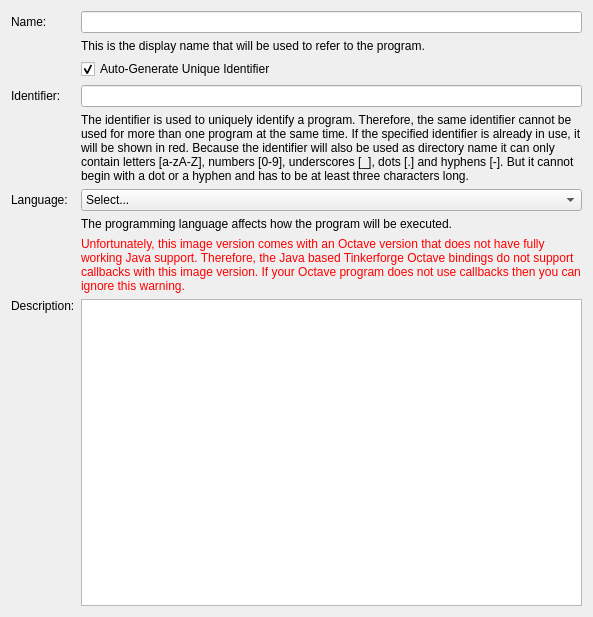
<?xml version="1.0" encoding="UTF-8"?>
<ui version="4.0">
 <class>VisionPageGeneral</class>
 <widget class="QWidget" name="VisionPageGeneral">
  <property name="geometry">
   <rect>
    <x>0</x>
    <y>0</y>
    <width>593</width>
    <height>617</height>
   </rect>
  </property>
  <property name="windowTitle">
   <string>Form</string>
  </property>
  <layout class="QVBoxLayout" name="verticalLayout">
   <item>
    <layout class="QGridLayout" name="gridLayout">
     <item row="5" column="0">
      <widget class="QLabel" name="label_language">
       <property name="text">
        <string>Language:</string>
       </property>
       <property name="buddy">
        <cstring>combo_language</cstring>
       </property>
      </widget>
     </item>
     <item row="5" column="1">
      <widget class="QComboBox" name="combo_language">
       <property name="sizePolicy">
        <sizepolicy hsizetype="Preferred" vsizetype="Fixed">
         <horstretch>1</horstretch>
         <verstretch>0</verstretch>
        </sizepolicy>
       </property>
       <item>
        <property name="text">
         <string>Select...</string>
        </property>
       </item>
       <item>
        <property name="text">
         <string>C/C++</string>
        </property>
       </item>
       <item>
        <property name="text">
         <string>C#</string>
        </property>
       </item>
       <item>
        <property name="text">
         <string>Delphi/Lazarus</string>
        </property>
       </item>
       <item>
        <property name="text">
         <string>Java</string>
        </property>
       </item>
       <item>
        <property name="text">
         <string>JavaScript (Browser/Node.js)</string>
        </property>
       </item>
       <item>
        <property name="text">
         <string>Octave</string>
        </property>
       </item>
       <item>
        <property name="text">
         <string>Perl</string>
        </property>
       </item>
       <item>
        <property name="text">
         <string>PHP</string>
        </property>
       </item>
       <item>
        <property name="text">
         <string>Python</string>
        </property>
       </item>
       <item>
        <property name="text">
         <string>Ruby</string>
        </property>
       </item>
       <item>
        <property name="text">
         <string>Shell</string>
        </property>
       </item>
       <item>
        <property name="text">
         <string>Visual Basic .NET</string>
        </property>
       </item>
      </widget>
     </item>
     <item row="3" column="0">
      <widget class="QLabel" name="label_identifier">
       <property name="text">
        <string>Identifier:</string>
       </property>
       <property name="buddy">
        <cstring>edit_identifier</cstring>
       </property>
      </widget>
     </item>
     <item row="3" column="1">
      <widget class="QLineEdit" name="edit_identifier">
       <property name="maxLength">
        <number>256</number>
       </property>
      </widget>
     </item>
     <item row="4" column="1">
      <widget class="QLabel" name="label_identifier_help">
       <property name="text">
        <string>The identifier is used to uniquely identify a program. Therefore, the same identifier cannot be used for more than one program at the same time. If the specified identifier is already in use, it will be shown in red. Because the identifier will also be used as directory name it can only contain letters [a-zA-Z], numbers [0-9], underscores [_], dots [.] and hyphens [-]. But it cannot begin with a dot or a hyphen and has to be at least three characters long.</string>
       </property>
       <property name="alignment">
        <set>Qt::AlignLeading|Qt::AlignLeft|Qt::AlignTop</set>
       </property>
       <property name="wordWrap">
        <bool>true</bool>
       </property>
      </widget>
     </item>
     <item row="6" column="1">
      <widget class="QLabel" name="label_language_help">
       <property name="text">
        <string>The programming language affects how the program will be executed.</string>
       </property>
       <property name="alignment">
        <set>Qt::AlignLeading|Qt::AlignLeft|Qt::AlignTop</set>
       </property>
       <property name="wordWrap">
        <bool>true</bool>
       </property>
      </widget>
     </item>
     <item row="0" column="0">
      <widget class="QLabel" name="label_name">
       <property name="text">
        <string>Name:</string>
       </property>
       <property name="buddy">
        <cstring>edit_name</cstring>
       </property>
      </widget>
     </item>
     <item row="0" column="1">
      <widget class="QLineEdit" name="edit_name">
       <property name="maxLength">
        <number>256</number>
       </property>
      </widget>
     </item>
     <item row="2" column="1">
      <widget class="QCheckBox" name="check_auto_generate">
       <property name="text">
        <string>Auto-Generate Unique Identifier</string>
       </property>
       <property name="checked">
        <bool>true</bool>
       </property>
      </widget>
     </item>
     <item row="1" column="1">
      <widget class="QLabel" name="label_6">
       <property name="text">
        <string>This is the display name that will be used to refer to the program.</string>
       </property>
       <property name="alignment">
        <set>Qt::AlignLeading|Qt::AlignLeft|Qt::AlignTop</set>
       </property>
       <property name="wordWrap">
        <bool>true</bool>
       </property>
      </widget>
     </item>
     <item row="8" column="1">
      <widget class="QPlainTextEdit" name="text_description"/>
     </item>
     <item row="8" column="0">
      <widget class="QLabel" name="label_description">
       <property name="text">
        <string>Description:</string>
       </property>
       <property name="alignment">
        <set>Qt::AlignLeading|Qt::AlignLeft|Qt::AlignTop</set>
       </property>
       <property name="buddy">
        <cstring>text_description</cstring>
       </property>
      </widget>
     </item>
     <item row="7" column="1">
      <widget class="QLabel" name="label_octave">
       <property name="styleSheet">
        <string notr="true">QLabel { color : red }</string>
       </property>
       <property name="text">
        <string>Unfortunately, this image version comes with an Octave version that does not have fully working Java support. Therefore, the Java based Tinkerforge Octave bindings do not support callbacks with this image version. If your Octave program does not use callbacks then you can ignore this warning.</string>
       </property>
       <property name="wordWrap">
        <bool>true</bool>
       </property>
      </widget>
     </item>
    </layout>
   </item>
  </layout>
 </widget>
 <tabstops>
  <tabstop>edit_name</tabstop>
  <tabstop>check_auto_generate</tabstop>
  <tabstop>edit_identifier</tabstop>
  <tabstop>combo_language</tabstop>
  <tabstop>text_description</tabstop>
 </tabstops>
 <resources/>
 <connections/>
</ui>
